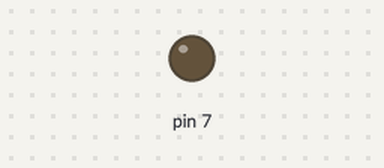
Bench run of a sketch on a simulated Arduino Uno, built with avr-gcc and run on an emulated ATmega328P. Shown: output pins drawn as LEDs (lit = HIGH).

Above: at 2.0 s.
At 6.0 s:
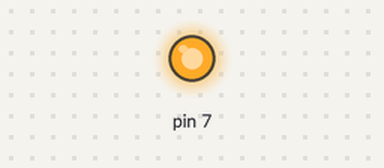
Timing chart, 0 to 10.4 s (numbered marks = the images above):
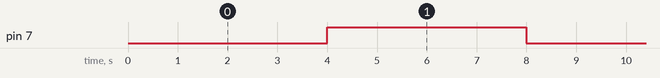

Measured:
- by itself, pin 7: alternates HIGH for 4.0 s and LOW for 4.0 s

The sketch:

opamp.ino
```cpp
/*

             ┬-- buchse <--   1 out |      | 4 out
GND R2 -> -> R1-------------> 1 in- |      | 4 out
               D pin <-- 1 in+ |      | 4 out
                 +12v <-- vcc+ |      | vcc-  --> GND
          1 out |      | 4 out
          1 out |      | 4 out
          1 out |      | 4 out


*/


bool current = HIGH;
void setup() {
  // put your setup code here, to run once:
  pinMode(7, OUTPUT);
}

void loop() {
  // put your main code here, to run repeatedly:
  digitalWrite(7, !current);
  current = !current;
  delay(4000);
}
```
